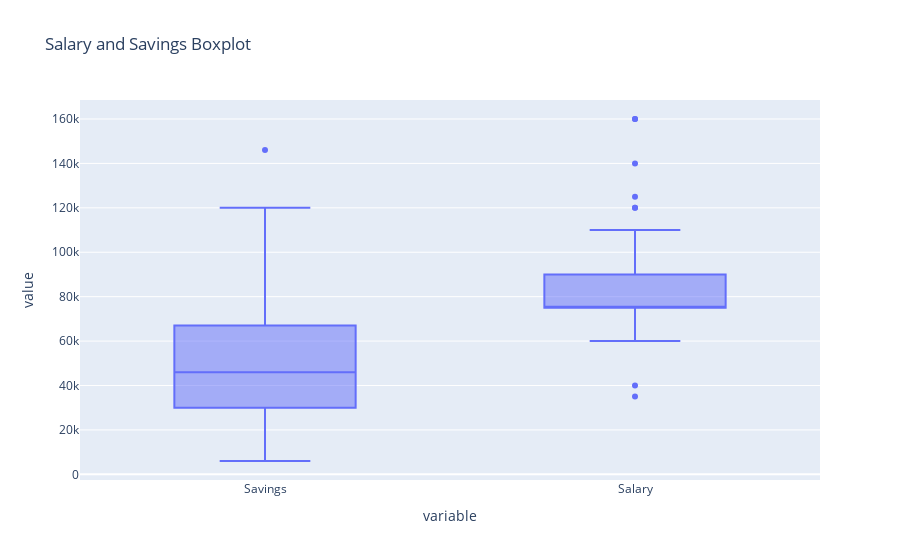

The cell this chart's notebook holds for it:
### Code cell
#using plotly express
fig = px.box(alumni, y=['Savings','Salary'] ,
title="Salary and Savings Boxplot")
fig.show()

### Figure 1 — Plotly figure (JSON) as saved in the notebook; plotly's stock layout.template omitted (floating-point values rounded to 4 significant figures; data arrays with more than 128 entries replaced by an {"elided": "..."} marker saying what was removed)
{"data": [{"alignmentgroup": "True", "hovertemplate": "variable=%{x}<br>value=%{y}<extra></extra>", "legendgroup": "", "marker": {"color": "#636efa"}, "name": "", "notched": false, "offsetgroup": "", "orientation": "v", "showlegend": false, "type": "box", "x": {"elided": "176 str values"}, "x0": " ", "xaxis": "x", "y": {"elided": "176 int values"}, "y0": " ", "yaxis": "y"}], "layout": {"boxmode": "group", "legend": {"tracegroupgap": 0}, "title": {"text": "Salary and Savings Boxplot"}, "xaxis": {"anchor": "y", "domain": [0, 1], "title": {"text": "variable"}}, "yaxis": {"anchor": "x", "domain": [0, 1], "title": {"text": "value"}}}}
